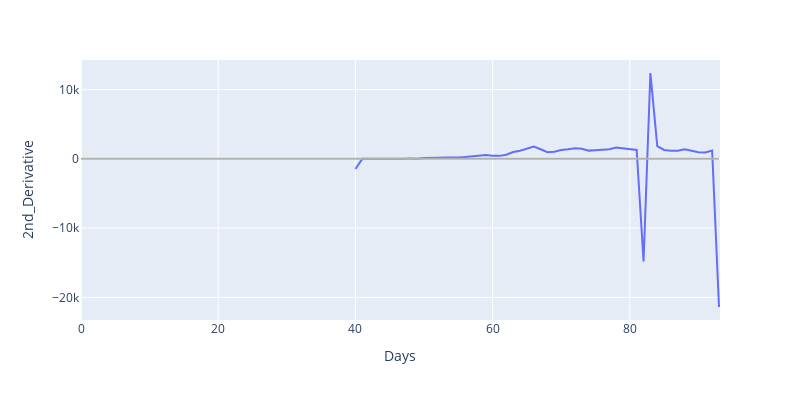

Write notebook code for a chart like this one.
### Markdown cell above
#### First Derivative

### Code cell
# Second Derivative
table['2nd_Derivative'] = np.gradient(table['Confirmed'])

# Plot results
df_country = table[table['Country']=='Belgium']

fig = px.line(df_country, x='Days', y='2nd_Derivative', width=800, height=400)
fig.add_shape(type= 'line', yref= 'y', y0= 0, y1= 0, xref= 'x', x0= 93, x1= 0,
              line=dict(color=lightGrey, width=2))
fig.show()

### Figure 1 — Plotly figure (JSON) as saved in the notebook; plotly's stock layout.template omitted (floating-point values rounded to 4 significant figures)
{"data": [{"hovertemplate": "Days=%{x}<br>2nd_Derivative=%{y}<extra></extra>", "legendgroup": "", "line": {"color": "#636efa", "dash": "solid"}, "mode": "lines", "name": "", "showlegend": false, "type": "scatter", "x": [40, 41, 42, 43, 44, 45, 46, 47, 48, 49, 50, 51, 52, 53, 54, 55, 56, 57, 58, 59, 60, 61, 62, 63, 64, 65, 66, 67, 68, 69, 70, 71, 72, 73, 74, 75, 76, 77, 78, 79, 80, 81, 82, 83, 84, 85, 86, 87, 88, 89, 90, 91, 92, 93], "xaxis": "x", "y": [-1453, 7.5, 18.5, 43, 59.5, 45.5, 35, 33.5, 37.5, 23.5, 122.5, 187.5, 163.5, 184.5, 178.5, 214, 276, 385.5, 510, 572, 464, 434, 597, 983, 1174.0, 1450.0, 1776, 1382.0, 969.5, 1032.0, 1286.0, 1403, 1542.0, 1460.0, 1192.0, 1252.0, 1294.0, 1394.0, 1632, 1518.0, 1490, 1286.0, -14822, 12400, 1845, 1282.0, 1187, 1179, 1400, 1230, 953, 920.5, 1202, -21390.0], "yaxis": "y"}], "layout": {"height": 400, "legend": {"tracegroupgap": 0}, "margin": {"t": 60}, "shapes": [{"line": {"color": "#b0b0b0", "width": 2}, "type": "line", "x0": 93, "x1": 0, "xref": "x", "y0": 0, "y1": 0, "yref": "y"}], "width": 800, "xaxis": {"anchor": "y", "domain": [0, 1], "title": {"text": "Days"}}, "yaxis": {"anchor": "x", "domain": [0, 1], "title": {"text": "2nd_Derivative"}}}}
